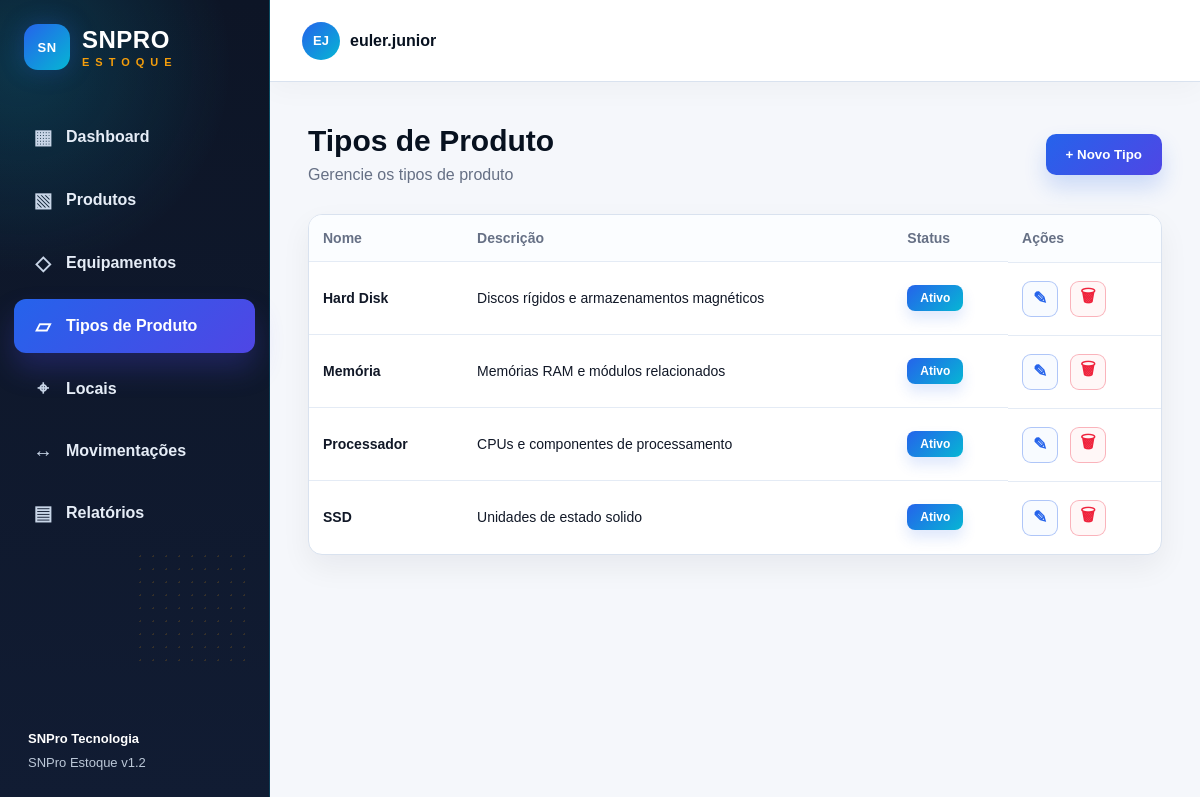
/tipos-produto, run on the app's committed database.
### app/models.py (models this page shows)
class TipoProduto(db.Model):
    __tablename__ = "tipos_produto"
    id = db.Column(db.Integer, primary_key=True)
    nome = db.Column(db.String(80), unique=True, nullable=False)
    descricao = db.Column(db.Text, nullable=True)
    status = db.Column(db.String(30), nullable=False, default="Ativo")

### app/routes.py (the view)
@main.route("/tipos-produto")
def tipos_produto():
    _garantir_tipos_padrao()
    tipos_lista = TipoProduto.query.order_by(TipoProduto.nome.asc()).all()
    return render_template("tipos_produto.html", active_page="tipos_produto", tipos=tipos_lista)

### app/routes.py (called while the page is built)
def _normalizar_chave(valor):
    valor = normalize("NFKD", str(valor or "")).encode("ascii", "ignore").decode("ascii")
    return valor.strip().lower().replace(" ", "_").replace("-", "_")

def _corrigir_nome_tipo_produto(nome):
    texto = str(nome or "").strip()
    if not texto:
        return texto
    correcoes = {
        "memoria": "Memória",
    }
    return correcoes.get(_normalizar_chave(texto), texto)

def _corrigir_texto_produto(nome):
    texto = str(nome or "").strip()
    return texto.replace("Memoria", "Memória").replace("memoria", "memória")

def _garantir_tipos_padrao():
    if TipoProduto.query.count() == 0:
        for nome, descricao in TIPOS_PRODUTO_PADRAO:
            db.session.add(TipoProduto(nome=nome, descricao=descricao, status="Ativo"))
        db.session.commit()
    _aplicar_correcoes_padrao()

### app/templates/tipos_produto.html (shortened to what this page needs)
{% extends "base.html" %}
{% block content %}
<section class="page-header">
    <div>
        <h1>Tipos de Produto</h1>
        <p>Gerencie os tipos de produto</p>
    </div>
    <button class="btn-primary" onclick="openTypeCreateModal()">+ Novo Tipo</button>
</section>
<div class="table-card categories-card">
    <table>
        <thead>
            <tr>
                <th>Nome</th>
                <th>Descrição</th>
                <th>Status</th>
                <th>Ações</th>
            </tr>
        </thead>
        <tbody>
            {% for tipo in tipos %}
            <tr>
                <td><strong>{{ tipo.nome }}</strong></td>
                <td>{{ tipo.descricao or '-' }}</td>
                <td><span class="status-active">{{ tipo.status }}</span></td>
                <td class="actions">
                    <button title="Editar" class="icon-btn edit" type="button" onclick="openTypeEditModal(this)"
                        data-id="{{ tipo.id }}"
                        data-nome="{{ tipo.nome }}"
                        data-descricao="{{ tipo.descricao or '' }}"
                        data-status="{{ tipo.status }}">✎</button>
                    <form method="post" action="{{ url_for('main.excluir_tipo_produto', tipo_id=tipo.id) }}" data-confirm-kind="tipo de produto" data-confirm-article="este">
                        <button title="Excluir" class="icon-btn danger" type="submit">🗑</button>
                    </form>
                </td>
            </tr>
            {% else %}
            <tr>
                <td colspan="4" class="empty">Nenhum tipo de produto encontrado.</td>
            </tr>
            {% endfor %}
        </tbody>
    </table>
</div>
{% endblock %}

### app/static/css/style.css (style rules this page uses)
:root { --snpro-ink: #07111f; --snpro-sidebar: #0d1526; --snpro-sidebar-2: #111c33; --snpro-blue: #2563eb; --snpro-cyan: #06b6d4; --snpro-violet: #4f46e5; --snpro-accent: #f59e0b; --snpro-bg: #f5f7fb; --snpro-card: #ffffff; --snpro-text: #111827; --snpro-muted: #667085; --snpro-border: #d9e2ef; --danger: #ef233c; }
* { box-sizing: border-box; }
body { margin: 0; font-family: Arial, sans-serif; background: var(--snpro-bg); color: var(--snpro-text); }
.page-header { display: flex; justify-content: space-between; align-items: center; padding: 42px 38px 24px; }
h1 { margin: 0; font-size: 30px; color: var(--snpro-ink); }
p { margin: 8px 0 0; color: var(--snpro-muted); }
.btn-primary { border: 0; background: linear-gradient(135deg, var(--snpro-blue), var(--snpro-violet)); color: white; padding: 13px 20px; border-radius: 10px; font-weight: 900; cursor: pointer; box-shadow: 0 12px 22px rgba(37,99,235,.20); }
.table-card { margin: 0 38px 36px; background: white; border: 1px solid var(--snpro-border); border-radius: 14px; overflow: hidden; box-shadow: 0 12px 30px rgba(7,17,31,.06); }
.categories-card { margin-top: 6px; }
table { width: 100%; border-collapse: collapse; }
th { text-align: left; font-size: 14px; color: var(--snpro-muted); padding: 15px 14px; font-weight: 900; background: #fbfdff; }
td { padding: 18px 14px; border-top: 1px solid #e4ebf5; font-size: 14px; vertical-align: middle; }
.status-active { display: inline-block; padding: 6px 13px; border-radius: 8px; font-size: 12px; font-weight: 900; background: linear-gradient(135deg, var(--snpro-blue), var(--snpro-cyan)); color: white; box-shadow: 0 8px 14px rgba(37,99,235,.15); }
.actions { display: flex; gap: 12px; align-items: center; }
.actions form { margin: 0; }
.icon-btn { width: 36px; height: 36px; display: inline-flex; align-items: center; justify-content: center; border: 1px solid #cfe0f5; border-radius: 9px; background: #ffffff; cursor: pointer; font-size: 17px; font-weight: 900; transition: .15s ease; }
.icon-btn.edit { color: var(--snpro-blue); border-color: rgba(37,99,235,.35); background: #f8fbff; }
.icon-btn.danger { color: var(--danger); border-color: rgba(239,35,60,.32); background: #fff7f7; }
:root { --chart-1: #2563eb; --chart-2: #7c3aed; --chart-3: #0891b2; --chart-4: #16a34a; --chart-5: #f59e0b; --chart-6: #ef233c; --chart-7: #475569; --chart-8: #db2777; }

### data on the page
TipoProduto: nome "Hard Disk", descricao "Discos rígidos e armazenamentos magnéticos", status "Ativo"
TipoProduto: nome "Memória", descricao "Memórias RAM e módulos relacionados", status "Ativo"
TipoProduto: nome "Processador", descricao "CPUs e componentes de processamento", status "Ativo"
TipoProduto: nome "SSD", descricao "Unidades de estado solido", status "Ativo"
